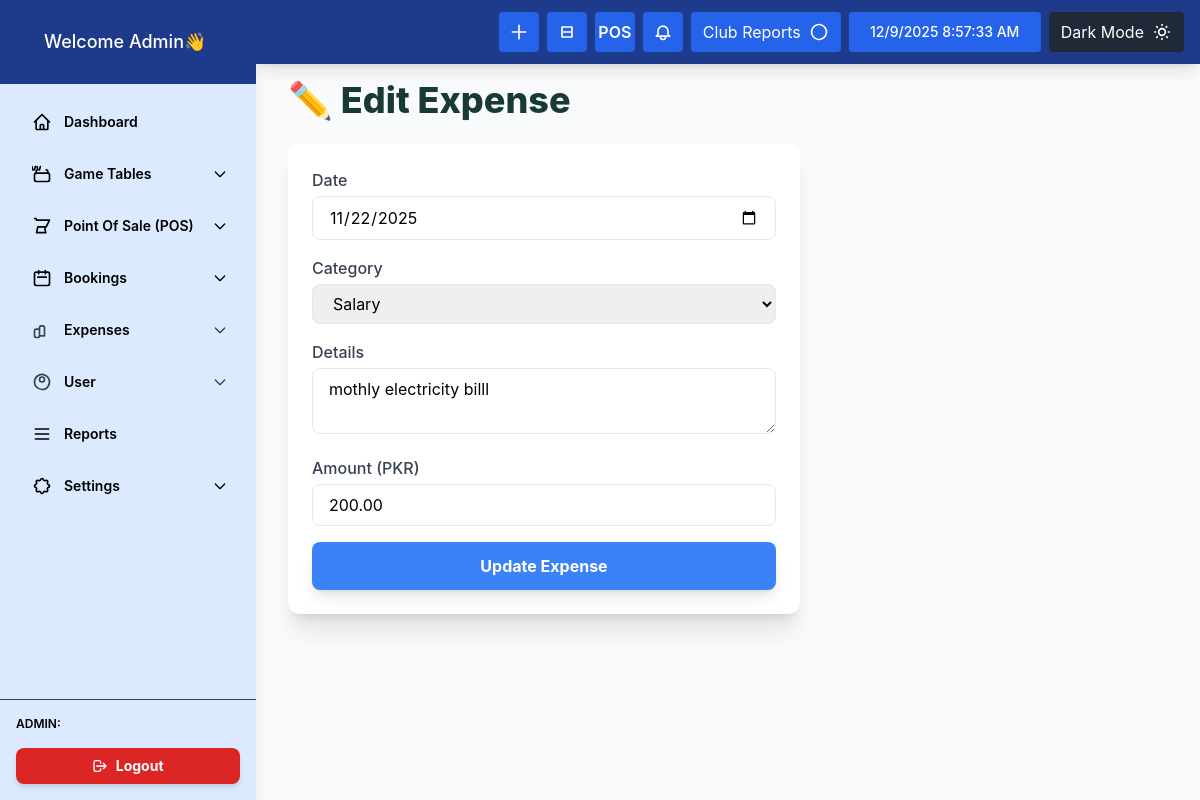
/edit_expanse.php?id=1, run on the app's committed database.
### tables this page shows
CREATE TABLE `expanses` (
  `expanses_id` int(11) NOT NULL,
  `expanses_date` date NOT NULL,
  `category_id` int(11) NOT NULL,
  `details` varchar(255) DEFAULT NULL,
  `amount` decimal(10,2) NOT NULL,
  `created_at` timestamp NOT NULL DEFAULT current_timestamp()
);

CREATE TABLE `expanses_categories` (
  `category_id` int(11) NOT NULL,
  `category_name` varchar(100) NOT NULL
);

### edit_expanse.php (the view, shortened to what this page needs)
<?php
include 'db.php';
$id = $_GET['id'] ?? 0;
$id = (int)$id;
$stmt = $conn->prepare("SELECT * FROM expanses WHERE expanses_id = ?");
$stmt->bind_param("i", $id);
$stmt->execute();
$expense = $stmt->get_result()->fetch_assoc();
$categories_result = $conn->query("SELECT category_id, category_name FROM expanses_categories ORDER BY category_name ASC");
$all_categories = $categories_result ? $categories_result->fetch_all(MYSQLI_ASSOC) : [];
?>
<!DOCTYPE html>
<html lang="en">
<head>
<script src="https://cdn.tailwindcss.com"></script>
</head>
<body class="bg-gray-50 font-sans">
<div class="flex min-h-screen">
<?php include 'layout/sidebar.php'; ?>
<main class="flex-1 ml-0 lg:ml-64 pt-20 p-8">
<?php include 'layout/header.php'; ?>
<h1 class="text-4xl font-extrabold mb-6 text-snooker-green">✏️ Edit Expense</h1>
<div class="bg-white p-6 rounded-xl shadow-xl max-w-lg">
<form method="POST" class="space-y-4">
<div>
<label class="block mb-1 font-medium text-gray-700">Date</label>
<input type="date" name="expanses_date" required value="<?php echo $expense['expanses_date']; ?>" class="w-full px-4 py-2 border rounded-lg focus:ring-2 focus:ring-snooker-accent">
</div>
<div>
<label class="block mb-1 font-medium text-gray-700">Category</label>
<select name="category_id" required class="w-full px-4 py-2 border rounded-lg focus:ring-2 focus:ring-snooker-accent">
<?php foreach($all_categories as $cat): ?>
<option value="<?php echo $cat['category_id']; ?>" <?php if($expense['category_id']==$cat['category_id']) echo 'selected'; ?>><?php echo htmlspecialchars($cat['category_name']); ?></option>
<?php endforeach; ?>
</select>
</div>
<div>
<label class="block mb-1 font-medium text-gray-700">Details</label>
<textarea name="details" rows="2" class="w-full px-4 py-2 border rounded-lg focus:ring-2 focus:ring-snooker-accent"><?php echo htmlspecialchars($expense['details']); ?></textarea>
</div>
<div>
<label class="block mb-1 font-medium text-gray-700">Amount (PKR)</label>
<input type="number" name="amount" step="0.01" min="0.01" required value="<?php echo $expense['amount']; ?>" class="w-full px-4 py-2 border rounded-lg focus:ring-2 focus:ring-snooker-accent">
</div>
<button type="submit" class="w-full bg-blue-500 text-white font-bold py-3 rounded-lg hover:bg-blue-600 transition shadow-lg">Update Expense</button>
</form>
</div>
</main>
</div>
</body>
</html>

### data on the page
expanses: expanses_date "11/22/2025", category_id "Salary", details "mothly electricity billl", amount "200.00"
